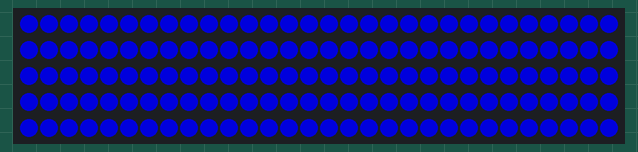
This sketch was run on a simulated Arduino Uno, built with avr-gcc and run on an emulated ATmega328P. Parts: 150 RGB LEDs in strip order, left to right, continuing on the next row. Dim RGB values are drawn brighter than linear.

Above: at 0.1 s.

The sketch:

test_for_bluet00th_led.ino
```cpp
#include <FastLED.h>

#define LED_PIN 7
#define COLOR_ORDER GRB
#define CHIPSET WS2811
#define NUM_LEDS 150
CRGB leds[NUM_LEDS];
#define brightness 150

void setup() {
  FastLED.addLeds<CHIPSET, LED_PIN, COLOR_ORDER>(leds, NUM_LEDS);
  FastLED.setBrightness(brightness);

}

void loop() {
  for(int i = 0; i < NUM_LEDS; i++){
    leds[i] = CRGB::Blue;
  }
  FastLED.show();
}
```
